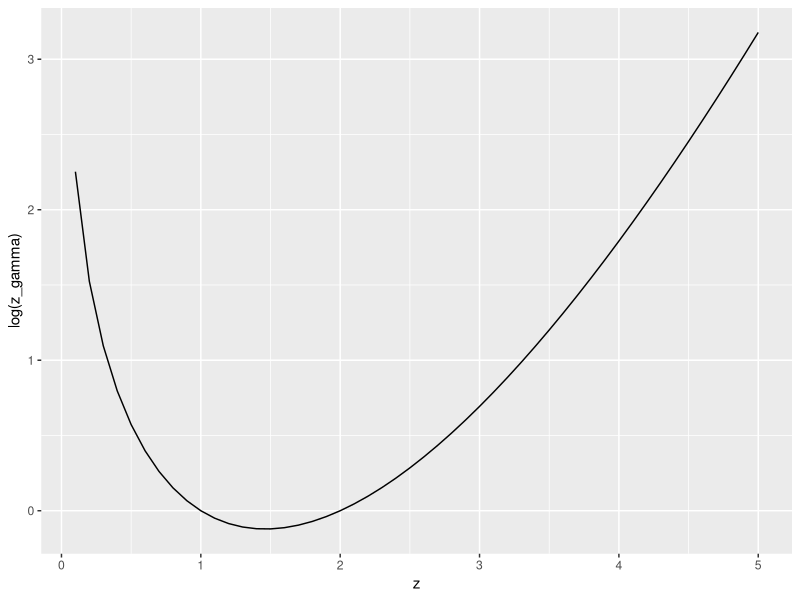
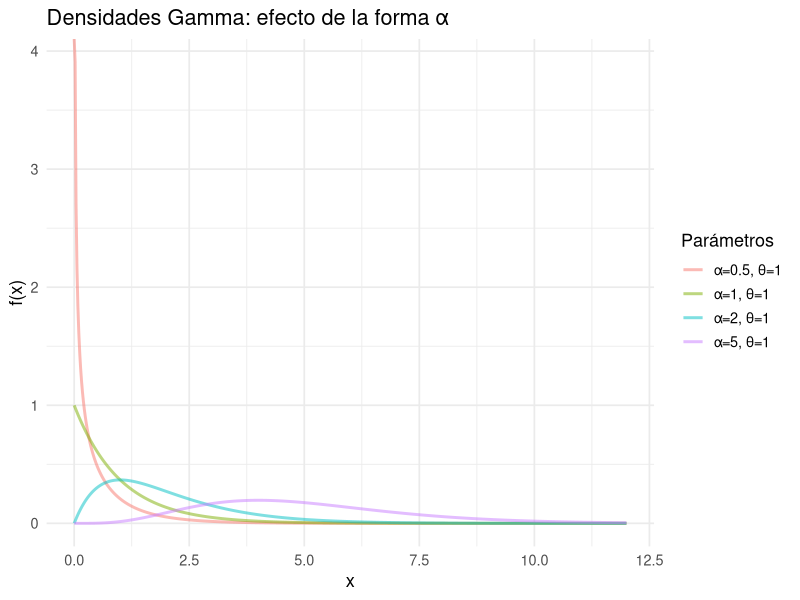
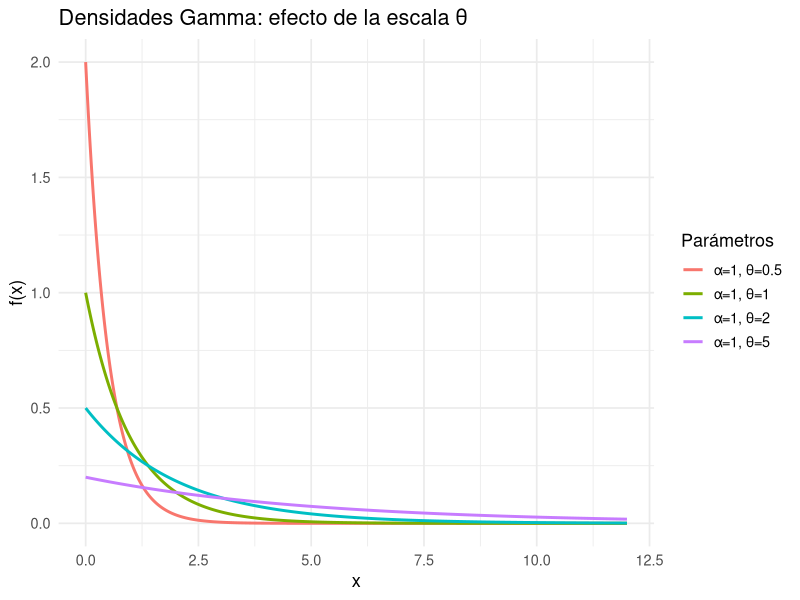
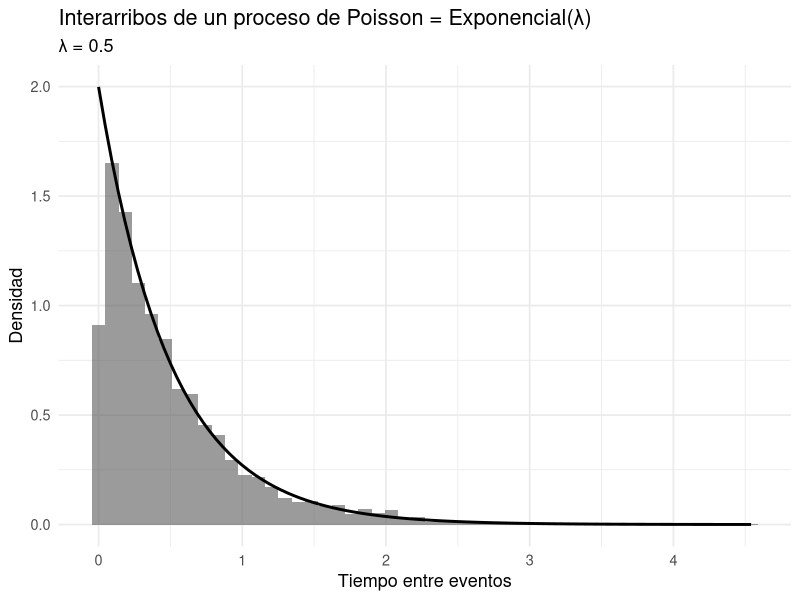

R code for these plots, in order:
library(ggplot2); library(dplyr)

# ::::::: ::::::: :::::::
# Función Gamma
# ::::::: ::::::: :::::::

z <- seq(0.1,5, by=0.1)
z_gamma <- gamma(z)
df <- data.frame(z, z_gamma)

# Convexidad del logaritmo en base 10 de Gamma
ggplot(df, aes(z, log(z_gamma))) +
  geom_line()

# ::::::: ::::::: :::::::
# Distribución Gamma
# ::::::: ::::::: :::::::

alphas <- c(0.5, 1, 2, 5)   # distintas formas
theta  <- 1                 # misma escala
x <- seq(0, 12, length.out = 600)

df <- expand.grid(x = x, alpha = alphas) |>
  mutate(theta = theta,
         dens  = dgamma(x, shape = alpha, scale = theta),
         label = paste0("α=", alpha, ", θ=", theta))
dim(df)
ggplot() +
  geom_line(data=df, aes(x, dens, color = label),
            linewidth = 1, alpha=0.5) +
  labs(title = "Densidades Gamma: efecto de la forma α",
       x = "x", y = "f(x)", color = "Parámetros") +
  theme_minimal(base_size = 13)



thetas <- c(0.5, 1, 2, 5)   # distintas formas
alphas  <- 1                 # misma escala
x <- seq(0, 12, length.out = 600)
df2 <- expand.grid(x = x, theta = thetas) |>
  mutate(alpha = alphas,
         dens  = dgamma(x, shape = alpha, scale = theta),
         label = paste0("α=", alpha, ", θ=", theta))
names(df)

ggplot(data=df2) +
  geom_line(aes(x, dens, color = label),
            linewidth = 1) +
  labs(title = "Densidades Gamma: efecto de la escala θ",
       x = "x", y = "f(x)", color = "Parámetros") +
  theme_minimal(base_size = 13)

# ::::::: ::::::: :::::::
# Distribución Exponencial
# ::::::: ::::::: :::::::

set.seed(123)
lambda <- 0.5
n <- 5000
inter <- rexp(n, rate = 1/lambda)   # interarribos ~ Exp(lambda)
pexp(3,1/lambda, lower.tail = FALSE)  # Probabilidad de que la primera llamada ocurra despues de 3


library(ggplot2)
ggplot(data.frame(x = inter), aes(x)) +
  geom_histogram(aes(y = ..density..), bins = 50, alpha = 0.6) +
  #stat_function(fun = function(x) lambda*exp(-lambda*x), linewidth = 1) +
  stat_function(fun = function(x) dexp(x, 1/lambda), linewidth = 1) +
  labs(title = "Interarribos de un proceso de Poisson = Exponencial(λ)",
       subtitle = paste("λ =", lambda),
       x = "Tiempo entre eventos", y = "Densidad") +
  theme_minimal(base_size = 13)

